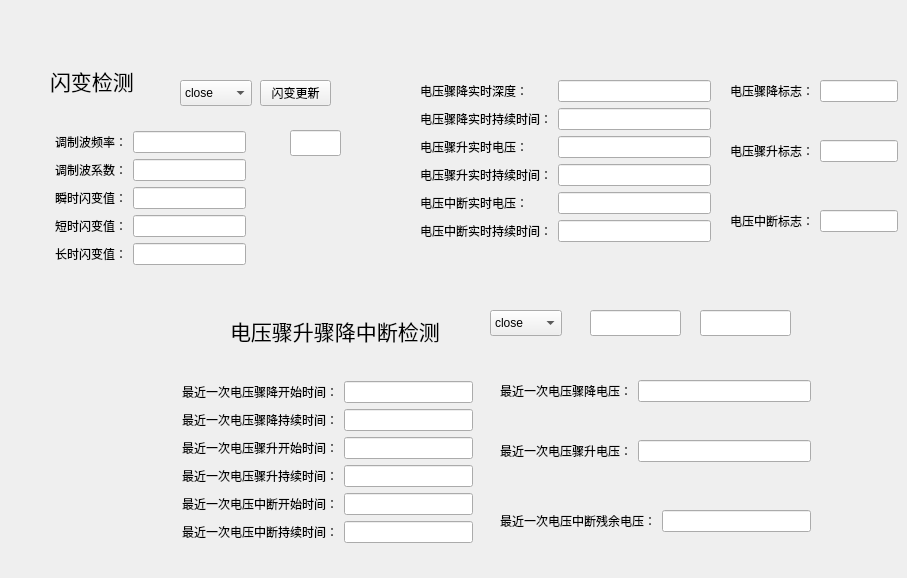
   <widget class="QWidget" name="tab_4">
    <attribute name="title">
     <string>B相其他量</string>
    </attribute>
    <widget class="QWidget" name="layoutWidget_39">
     <property name="geometry">
      <rect>
       <x>730</x>
       <y>140</y>
       <width>168</width>
       <height>31</height>
      </rect>
     </property>
     <layout class="QFormLayout" name="formLayout_17">
      <item row="0" column="1">
       <widget class="QLineEdit" name="B_V_Swell_Flag"/>
      </item>
      <item row="0" column="0">
       <widget class="QLabel" name="label_219">
        <property name="text">
         <string>电压骤升标志：</string>
        </property>
       </widget>
      </item>
     </layout>
    </widget>
    <widget class="QPushButton" name="B_flicker_updateButton">
     <property name="geometry">
      <rect>
       <x>260</x>
       <y>80</y>
       <width>71</width>
       <height>26</height>
      </rect>
     </property>
     <property name="text">
      <string>闪变更新</string>
     </property>
    </widget>
    <widget class="QWidget" name="layoutWidget_40">
     <property name="geometry">
      <rect>
       <x>420</x>
       <y>80</y>
       <width>291</width>
       <height>188</height>
      </rect>
     </property>
     <layout class="QFormLayout" name="formLayout_18">
      <item row="0" column="0">
       <widget class="QLabel" name="label_220">
        <property name="text">
         <string>电压骤降实时深度：</string>
        </property>
       </widget>
      </item>
      <item row="0" column="1">
       <widget class="QLineEdit" name="B_V_Dip_Depth"/>
      </item>
      <item row="1" column="0">
       <widget class="QLabel" name="label_221">
        <property name="text">
         <string>电压骤降实时持续时间：</string>
        </property>
       </widget>
      </item>
      <item row="1" column="1">
       <widget class="QLineEdit" name="B_V_Dip_Time"/>
      </item>
      <item row="2" column="0">
       <widget class="QLabel" name="label_222">
        <property name="text">
         <string>电压骤升实时电压：</string>
        </property>
       </widget>
      </item>
      <item row="2" column="1">
       <widget class="QLineEdit" name="B_V_Swell"/>
      </item>
      <item row="3" column="0">
       <widget class="QLabel" name="label_223">
        <property name="text">
         <string>电压骤升实时持续时间：</string>
        </property>
       </widget>
      </item>
      <item row="3" column="1">
       <widget class="QLineEdit" name="B_V_Swell_Time"/>
      </item>
      <item row="4" column="0">
       <widget class="QLabel" name="label_224">
        <property name="text">
         <string>电压中断实时电压：</string>
        </property>
       </widget>
      </item>
      <item row="4" column="1">
       <widget class="QLineEdit" name="B_V_Interrupt"/>
      </item>
      <item row="5" column="0">
       <widget class="QLabel" name="label_225">
        <property name="text">
         <string>电压中断实时持续时间：</string>
        </property>
       </widget>
      </item>
      <item row="5" column="1">
       <widget class="QLineEdit" name="B_V_Interrupt_Time"/>
      </item>
     </layout>
    </widget>
    <widget class="QWidget" name="layoutWidget_41">
     <property name="geometry">
      <rect>
       <x>500</x>
       <y>380</y>
       <width>311</width>
       <height>31</height>
      </rect>
     </property>
     <layout class="QFormLayout" name="formLayout_19">
      <item row="0" column="1">
       <widget class="QLineEdit" name="B_Last_V_Dip_Depth"/>
      </item>
      <item row="0" column="0">
       <widget class="QLabel" name="label_226">
        <property name="text">
         <string>最近一次电压骤降电压：</string>
        </property>
       </widget>
      </item>
     </layout>
    </widget>
    <widget class="QWidget" name="layoutWidget_42">
     <property name="geometry">
      <rect>
       <x>500</x>
       <y>510</y>
       <width>311</width>
       <height>31</height>
      </rect>
     </property>
     <layout class="QFormLayout" name="formLayout_20">
      <item row="0" column="1">
       <widget class="QLineEdit" name="B_Last_V_Interrupt"/>
      </item>
      <item row="0" column="0">
       <widget class="QLabel" name="label_227">
        <property name="text">
         <string>最近一次电压中断残余电压：</string>
        </property>
       </widget>
      </item>
     </layout>
    </widget>
    <widget class="QWidget" name="layoutWidget_43">
     <property name="geometry">
      <rect>
       <x>500</x>
       <y>440</y>
       <width>311</width>
       <height>31</height>
      </rect>
     </property>
     <layout class="QFormLayout" name="formLayout_21">
      <item row="0" column="1">
       <widget class="QLineEdit" name="B_Last_V_Swell"/>
      </item>
      <item row="0" column="0">
       <widget class="QLabel" name="label_228">
        <property name="text">
         <string>最近一次电压骤升电压：</string>
        </property>
       </widget>
      </item>
     </layout>
    </widget>
    <widget class="QComboBox" name="B_flicker_comboBox">
     <property name="geometry">
      <rect>
       <x>180</x>
       <y>80</y>
       <width>72</width>
       <height>26</height>
      </rect>
     </property>
     <item>
      <property name="text">
       <string>close</string>
      </property>
     </item>
     <item>
      <property name="text">
       <string>open</string>
      </property>
     </item>
    </widget>
    <widget class="QWidget" name="layoutWidget_44">
     <property name="geometry">
      <rect>
       <x>55</x>
       <y>131</y>
       <width>191</width>
       <height>156</height>
      </rect>
     </property>
     <layout class="QFormLayout" name="formLayout_22">
      <item row="0" column="0">
       <widget class="QLabel" name="label_229">
        <property name="text">
         <string>调制波频率：</string>
        </property>
       </widget>
      </item>
      <item row="0" column="1">
       <widget class="QLineEdit" name="B_tiaozhibo_f"/>
      </item>
      <item row="1" column="0">
       <widget class="QLabel" name="label_230">
        <property name="text">
         <string>调制波系数：</string>
        </property>
       </widget>
      </item>
      <item row="1" column="1">
       <widget class="QLineEdit" name="B_tiaozhibo_xishu"/>
      </item>
      <item row="2" column="0">
       <widget class="QLabel" name="label_231">
        <property name="text">
         <string>瞬时闪变值：</string>
        </property>
       </widget>
      </item>
      <item row="2" column="1">
       <widget class="QLineEdit" name="B_shunshishanbianzhi"/>
      </item>
      <item row="3" column="0">
       <widget class="QLabel" name="label_232">
        <property name="text">
         <string>短时闪变值：</string>
        </property>
       </widget>
      </item>
      <item row="3" column="1">
       <widget class="QLineEdit" name="B_duanshishanbianzhi"/>
      </item>
      <item row="4" column="0">
       <widget class="QLabel" name="label_233">
        <property name="text">
         <string>长时闪变值：</string>
        </property>
       </widget>
      </item>
      <item row="4" column="1">
       <widget class="QLineEdit" name="B_changshishanbianzhi"/>
      </item>
     </layout>
    </widget>
    <widget class="QWidget" name="layoutWidget_45">
     <property name="geometry">
      <rect>
       <x>730</x>
       <y>210</y>
       <width>168</width>
       <height>31</height>
      </rect>
     </property>
     <layout class="QFormLayout" name="formLayout_23">
      <item row="0" column="1">
       <widget class="QLineEdit" name="B_V_Interrupt_Flag"/>
      </item>
      <item row="0" column="0">
       <widget class="QLabel" name="label_234">
        <property name="text">
         <string>电压中断标志：</string>
        </property>
       </widget>
      </item>
     </layout>
    </widget>
    <widget class="QLineEdit" name="B_result_400">
     <property name="geometry">
      <rect>
       <x>590</x>
       <y>310</y>
       <width>91</width>
       <height>26</height>
      </rect>
     </property>
    </widget>
    <widget class="QComboBox" name="B_voltage_dipswellinterrupt_comboBox">
     <property name="geometry">
      <rect>
       <x>490</x>
       <y>310</y>
       <width>72</width>
       <height>26</height>
      </rect>
     </property>
     <item>
      <property name="text">
       <string>close</string>
      </property>
     </item>
     <item>
      <property name="text">
       <string>open</string>
      </property>
     </item>
    </widget>
    <widget class="QWidget" name="layoutWidget_46">
     <property name="geometry">
      <rect>
       <x>182</x>
       <y>381</y>
       <width>291</width>
       <height>188</height>
      </rect>
     </property>
     <layout class="QFormLayout" name="formLayout_24">
      <item row="0" column="0">
       <widget class="QLabel" name="label_235">
        <property name="text">
         <string>最近一次电压骤降开始时间：</string>
        </property>
       </widget>
      </item>
      <item row="0" column="1">
       <widget class="QLineEdit" name="B_V_Dip_StartTime"/>
      </item>
      <item row="1" column="0">
       <widget class="QLabel" name="label_236">
        <property name="text">
         <string>最近一次电压骤降持续时间：</string>
        </property>
       </widget>
      </item>
      <item row="1" column="1">
       <widget class="QLineEdit" name="B_V_Dip_LastTime"/>
      </item>
      <item row="2" column="0">
       <widget class="QLabel" name="label_237">
        <property name="text">
         <string>最近一次电压骤升开始时间：</string>
        </property>
       </widget>
      </item>
      <item row="2" column="1">
       <widget class="QLineEdit" name="B_V_Swell_StartTime"/>
      </item>
      <item row="3" column="0">
       <widget class="QLabel" name="label_238">
        <property name="text">
         <string>最近一次电压骤升持续时间：</string>
        </property>
       </widget>
      </item>
      <item row="3" column="1">
       <widget class="QLineEdit" name="B_V_Swell_LastTime"/>
      </item>
      <item row="4" column="0">
       <widget class="QLabel" name="label_239">
        <property name="text">
         <string>最近一次电压中断开始时间：</string>
        </property>
       </widget>
      </item>
      <item row="4" column="1">
       <widget class="QLineEdit" name="B_V_Interrupt_StartTime"/>
      </item>
      <item row="5" column="0">
       <widget class="QLabel" name="label_240">
        <property name="text">
         <string>最近一次电压中断持续时间：</string>
        </property>
       </widget>
      </item>
      <item row="5" column="1">
       <widget class="QLineEdit" name="B_V_Interrupt_LasttTime"/>
      </item>
     </layout>
    </widget>
    <widget class="QLineEdit" name="B_shanbianjisuancishu">
     <property name="geometry">
      <rect>
       <x>290</x>
       <y>130</y>
       <width>51</width>
       <height>26</height>
      </rect>
     </property>
    </widget>
    <widget class="QWidget" name="layoutWidget_47">
     <property name="geometry">
      <rect>
       <x>730</x>
       <y>80</y>
       <width>168</width>
       <height>31</height>
      </rect>
     </property>
     <layout class="QFormLayout" name="formLayout_25">
      <item row="0" column="1">
       <widget class="QLineEdit" name="B_V_Dip_Flag"/>
      </item>
      <item row="0" column="0">
       <widget class="QLabel" name="label_241">
        <property name="text">
         <string>电压骤降标志：</string>
        </property>
       </widget>
      </item>
     </layout>
    </widget>
    <widget class="QLineEdit" name="B_result_800">
     <property name="geometry">
      <rect>
       <x>700</x>
       <y>310</y>
       <width>91</width>
       <height>26</height>
      </rect>
     </property>
    </widget>
    <widget class="QLabel" name="label_164">
     <property name="geometry">
      <rect>
       <x>230</x>
       <y>310</y>
       <width>221</width>
       <height>41</height>
      </rect>
     </property>
     <property name="font">
      <font>
       <pointsize>16</pointsize>
      </font>
     </property>
     <property name="text">
      <string>电压骤升骤降中断检测</string>
     </property>
    </widget>
    <widget class="QLabel" name="label_268">
     <property name="geometry">
      <rect>
       <x>50</x>
       <y>60</y>
       <width>91</width>
       <height>41</height>
      </rect>
     </property>
     <property name="font">
      <font>
       <pointsize>16</pointsize>
      </font>
     </property>
     <property name="text">
      <string>闪变检测</string>
     </property>
    </widget>
   </widget>
